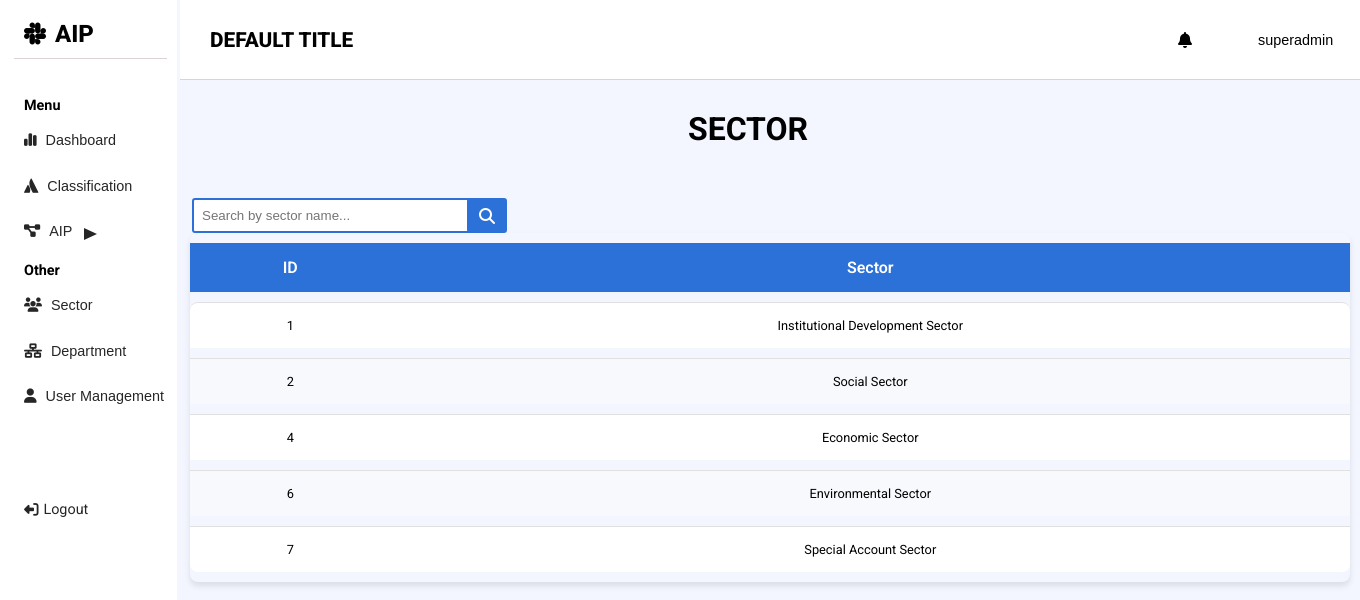
Page /sector.php (signed in) on the committed database.
### tables this page shows
CREATE TABLE `tbl_sector` (
  `id` int(11) NOT NULL,
  `sector_name` varchar(255) NOT NULL
);

### sector.php (called while the page is built)
<?php
include 'src/views/sector.view.php';

### sector.view.php (the view, shortened to what this page needs)
<?php
include 'src/config/database.php';
$sector_query = "SELECT * FROM tbl_sector";
$sector_result = mysqli_query($conn, $sector_query);
?>
<?php include 'public/components/header.php'; ?>
<div class="hero">
    <div class="sector_header">
        <h1>SECTOR</h1>
    </div>
    <div class="table">
            <div class="add-btn search-wrapper">
                <div class="search-bar">
                    <input type="text" id="searchBar" onkeyup="searchDepartments()" placeholder="Search by sector name..." />
                    <i class="fa-solid fa-magnifying-glass"></i>
                </div>
            </div>
        <table class="table-sector" id="sectorTable">
            <thead>
                <tr>
                    <th>ID</th>
                    <th>Sector</th>
                </tr>
            </thead>
            <?php if (mysqli_num_rows($sector_result) > 0): ?>
            <tbody>
                <?php while($sector = mysqli_fetch_assoc($sector_result)):?>
                    <tr>
                        <td><?= $sector['id'] ?></td>
                        <td><?= $sector['sector_name'] ?></td>
                    </tr>
                <?php endwhile; ?>
            </tbody>
            <?php else: ?>
                <p>No data found</p>
            <?php endif; ?>
        </table>
    </div>
</div>
</body>
</html>

### style.css (style rules this page uses)
:root { --primary: #10375c; --bg-color: #f4f6ff; --header-color: #2c71d8; --grey-color: rgb(58, 56, 56); }
* { margin: 0; padding: 0; box-sizing: border-box; }
body { font-family: "Roboto", sans-serif; background-color: var(--bg-color); }
.hero { width: 100%; height: 90vh; padding: 10px 20px; }
.hero h1 { color: black; }
.table { position: relative; left: 20px; top: 50px; }
.table-sector { position: relative; right:20px; }
.table table { width: 1160px; border-collapse: separate; border-spacing: 0 10px; font-size: 16px; text-align: center; border-radius: 8px; overflow: hidden; box-shadow: 0 4px 6px rgba(0, 0, 0, 0.1); }
.add-btn { display: flex; align-items: end; justify-content: end; position: relative; left:15px; }
th { padding: 15px; background-color: #2c71d8; color: white; font-weight: 600; }
td { font-size: .8rem; padding: 15px; transition: background-color 0.3s; border-top: 1px solid #e0e0e0; text-align: center; }
tbody tr { background-color: #ffffff; }
tbody tr:nth-child(even) { background-color: #f7f9fc; }
tbody tr:first-child td:first-child { border-top-left-radius: 8px; }
tbody tr:first-child td:last-child { border-top-right-radius: 8px; }
tbody tr:last-child td:first-child { border-bottom-left-radius: 8px; }
tbody tr:last-child td:last-child { border-bottom-right-radius: 8px; }
.sector_header { margin-top: 100px; text-align: center; }
.search-wrapper { display: flex; align-items: center; justify-content: space-between; }
.search-bar { position: relative; right: 33px; }
.search-bar { display: flex; align-items: center; justify-content: center; }
.search-bar input { padding: 8px; border-radius: 3px; border: 2px solid var(--header-color); outline: none; width: 280px; }
.search-bar i { background-color: var(--header-color); color: white; padding: 7.5px 10px; border-radius: 3px; border: 2px solid var(--header-color); position: relative; right: 5px; }

### rows in the picture
tbl_sector: id "1", sector_name "Institutional Development Sector"
tbl_sector: id "2", sector_name "Social Sector"
tbl_sector: id "4", sector_name "Economic Sector"
tbl_sector: id "6", sector_name "Environmental Sector"
tbl_sector: id "7", sector_name "Special Account Sector"

### other values in the picture
$_SESSION['username'] "superadmin"
